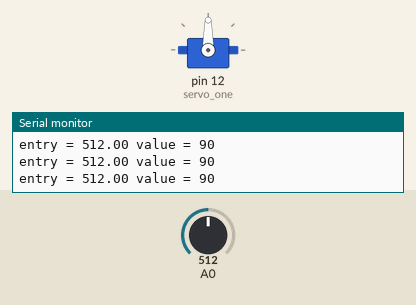
Recording of a sketch running on a simulated Arduino Uno, built with avr-gcc and run on an emulated ATmega328P. Shown: servo, the last lines printed to the serial monitor. The inputs (shaded band) are chosen by the test bench; at power-on: A0 = 512.

Above: at 1.2 s.
1.3 s: A0 set to 550
At 1.7 s:
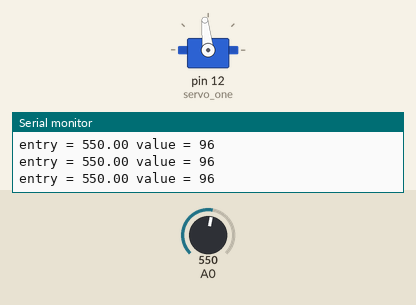
4.3 s: A0 set to 579
At 5.4 s:
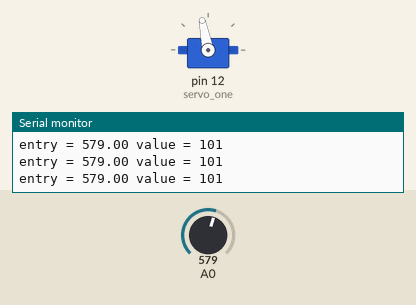
5.8 s: A0 set to 306
At 7.0 s:
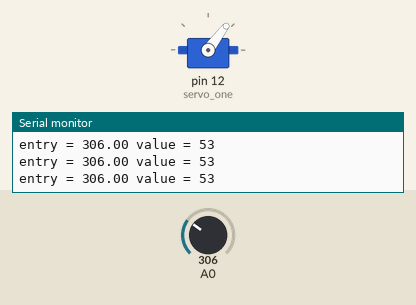
7.3 s: A0 set to 716
At 7.8 s:
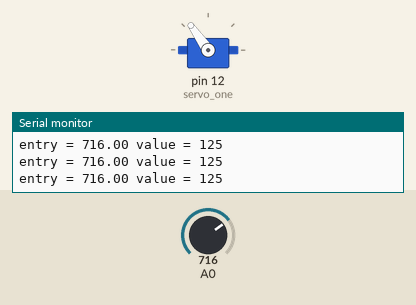
8.8 s: A0 set to 982
At 9.6 s:
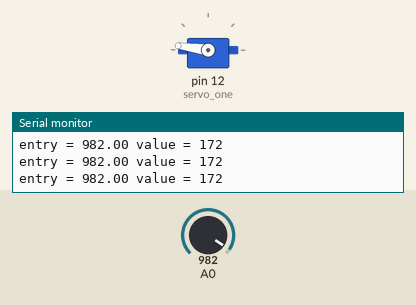
10.3 s: A0 set to 1011
At 11.3 s:
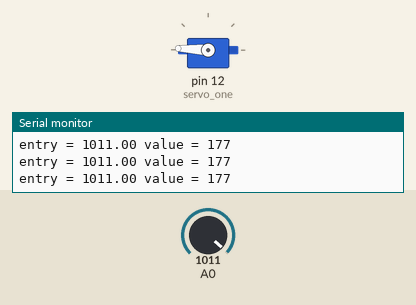
Timing chart, 0 to 13.3 s (numbered marks = the images above; inputs shaded):
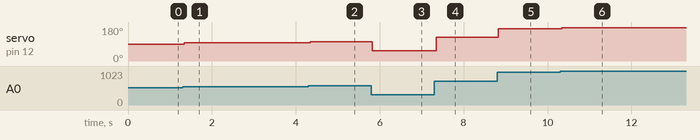

The sketch:

servo_one.ino
```cpp
#include <Servo.h>

int power_value;
float entry;
Servo servo_one;

void setup() {
 Serial.begin(9600);
 pinMode(A0, INPUT);
 servo_one.attach(12); //pin must be PWM
}

void loop() {
  entry = analogRead(A0);
  power_value = ((entry * 180)/1023);
  Serial.print("entry = ");
  Serial.print(entry);
  Serial.print(" value = ");
  Serial.println(power_value);
  servo_one.write(power_value);
  delay(10);

}
```

Measured:
- after the input at 1.3 s, servo on pin 12 (servo_one): 90° → 96° at once
- after the input at 4.3 s, servo on pin 12 (servo_one): 96° → 101° at once
- after the input at 5.8 s, servo on pin 12 (servo_one): 101° → 53° at once
- after the input at 7.3 s, servo on pin 12 (servo_one): 53° → 125° at once
- after the input at 8.8 s, servo on pin 12 (servo_one): 125° → 172° at once
- after the input at 10.3 s, servo on pin 12 (servo_one): 172° → 177° at once
